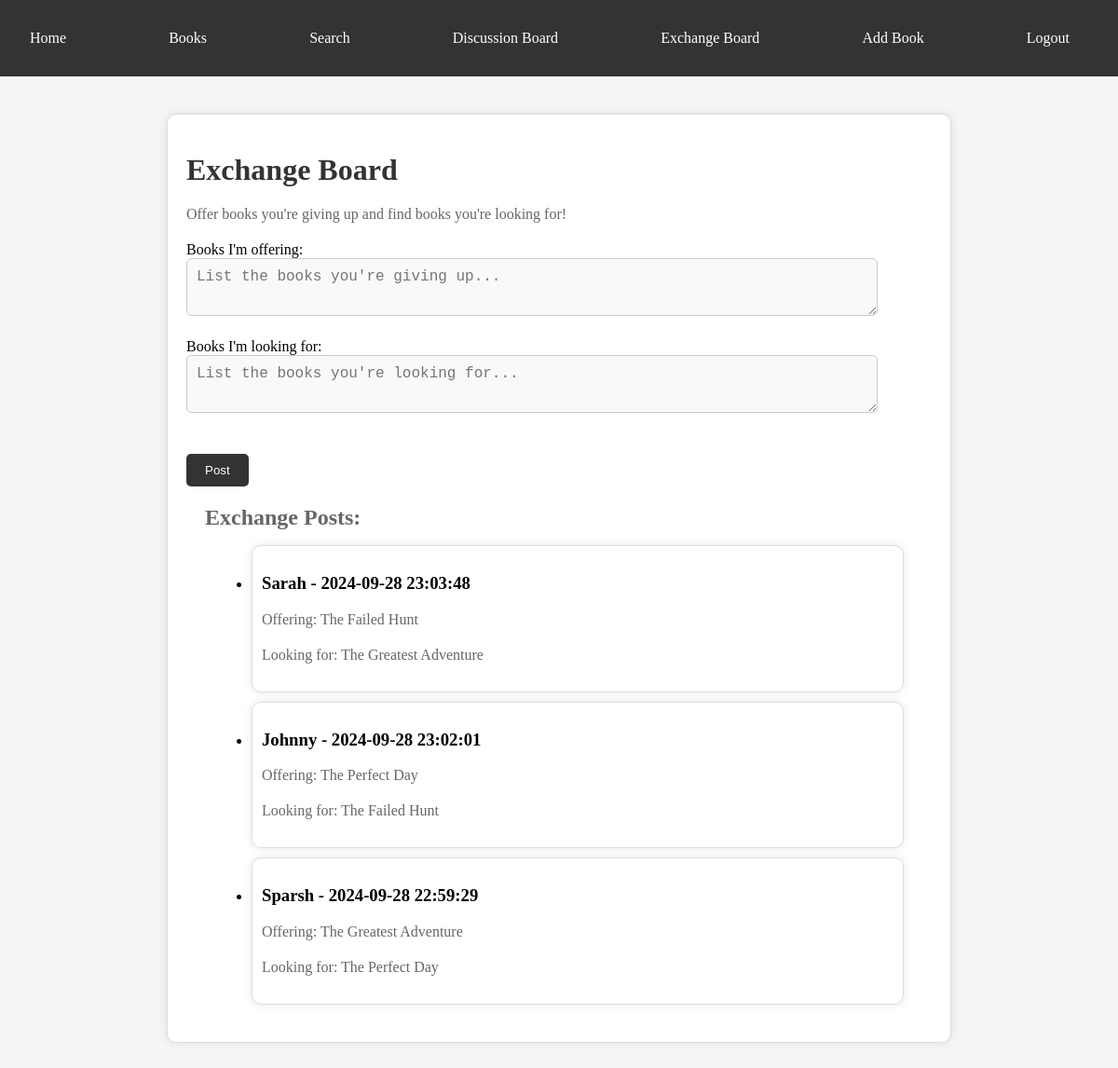
/exchange_board (signed in), run on the app's committed database.
### models.py (models this page shows, shortened)
class ExchangePost(Base):
    __tablename__ = 'exchange_posts'
    id = Column(Integer, primary_key=True)
    offering = Column(Text, nullable=False)
    looking_for = Column(Text, nullable=False)
    user_id = Column(Integer, ForeignKey('user_profiles.id'))
    user = relationship("UserProfile", backref="exchange_posts")
    created_at = Column(DateTime, default=datetime.utcnow)

class UserProfile(Base, UserMixin):
    __tablename__ = 'user_profiles'
    id = Column(Integer, primary_key=True)
    username = Column(String(50), nullable=False)
    email = Column(String(100), nullable=False)
    password = Column(String(100), nullable=False)
    book_collection = Column(String(100), nullable=True)
    preferences = Column(String(100), nullable=True)

### routes.py (the view, shortened to what this page needs)
@routes.route('/exchange_board', methods=['GET', 'POST'])
def exchange_board():
    exchange_posts = db.session.query(ExchangePost).order_by(ExchangePost.created_at.desc()).all()
    error = None
    return render_template('exchange_board.html', exchange_posts=exchange_posts, error=error)

### app.py (called while the page is built)
@login_manager.user_loader
def load_user(user_id):
    return db.session.query(UserProfile).get(int(user_id))

### templates/exchange_board.html (shortened to what this page needs)
<!DOCTYPE html>
<html lang="en">
<head>
    <link rel="stylesheet" href="static/styles.css">
</head>
<body>
    <header>
        <nav>
            <ul>
                <li><a href="{{ url_for('routes.index') }}">Home</a></li>
                <li><a href="{{ url_for('routes.books') }}">Books</a></li>
                <li><a href="{{ url_for('routes.search') }}">Search</a></li>
                <li><a href="{{ url_for('routes.discussion_board') }}">Discussion Board</a></li>
                <li><a href="{{ url_for('routes.exchange_board') }}">Exchange Board</a></li>
                {% if current_user.is_authenticated %}
                    <li><a href="{{ url_for('routes.add_book') }}">Add Book</a></li>
                {% endif %}
                <li class="nav-right">
                    {% if not current_user.is_authenticated %}
                        <a href="{{ url_for('routes.create_profile') }}">Create Profile</a>&nbsp;&nbsp;
                        <a href="{{ url_for('routes.main') }}">Login</a>
                    {% else %}
                        <a href="{{ url_for('routes.logout') }}">Logout</a>
                    {% endif %}
                </li>
            </ul>
        </nav>
    </header>
    <div class="container">
        <h1>Exchange Board</h1>
        <p>Offer books you're giving up and find books you're looking for!</p>
        <form method="POST" action="" onsubmit="return validateForm()">
            <div class="form-group">
                <label for="offering">Books I'm offering:</label>
                <textarea class="form-control" name="offering" placeholder="List the books you're giving up..."></textarea>
            </div>
            <div class="form-group">
                <label for="looking_for">Books I'm looking for:</label>
                <textarea class="form-control" name="looking_for" placeholder="List the books you're looking for..."></textarea>
            </div>
            <button class="btn">Post</button>
        </form>
        <div class="search-results">
            <h2>Exchange Posts:</h2>
            <ul>
            {% for post in exchange_posts %}
                <li class="search-result">
                    <h3>{{ post.user.username }} - {{ post.created_at.strftime('%Y-%m-%d %H:%M:%S') }}</h3>
                    <p>Offering: {{ post.offering }}</p>
                    <p>Looking for: {{ post.looking_for }}</p>
                </li>
            {% endfor %}
            </ul>
        </div>
    </div>
</body>
</html>

### static/styles.css (style rules this page uses)
body { font-family: 'Merriweather', serif; background-color: #f5f5f5; margin: 0; padding: 0; }
header { background-color: #333; color: #fff; padding: 1em; text-align: center; }
nav { background-color: #333; color: #fff; padding: 1em; text-align: center; }
nav ul { list-style: none; margin: 0; padding: 0; display: flex; justify-content: space-between; }
nav li { margin-right: 20px; }
nav a { color: #fff; text-decoration: none; }
.container { max-width: 800px; margin: 40px auto; padding: 20px; background-color: #fff; border: 1px solid #ddd; box-shadow: 0 0 10px rgba(0, 0, 0, 0.1); border-radius: 10px; }
.form-group { margin-bottom: 20px; }
.form-control { width: 90%; height: 40px; padding: 10px; font-size: 16px; border: 1px solid #ccc; background-color: #f9f9f9; color: #333; border-radius: 5px; }
.btn { background-color: #333; color: #fff; padding: 10px 20px; border: none; border-radius: 5px; cursor: pointer; margin-top: 20px; }
h1 { color: #333; margin-bottom: 20px; }
h2 { color: #666; margin-bottom: 10px; }
p { color: #666; margin-bottom: 20px; }
.search-results { margin: 20px; }
.search-result { margin: 10px; padding: 10px; border: 1px solid #ddd; border-radius: 10px; box-shadow: 0 0 10px rgba(0, 0, 0, 0.1); }

### data on the page
ExchangePost: user.username "Sarah", created_at "2024-09-28 23:03:48", offering "The Failed Hunt", looking_for "The Greatest Adventure"
ExchangePost: user.username "Johnny", created_at "2024-09-28 23:02:01", offering "The Perfect Day", looking_for "The Failed Hunt"
ExchangePost: user.username "Sparsh", created_at "2024-09-28 22:59:29", offering "The Greatest Adventure", looking_for "The Perfect Day"
